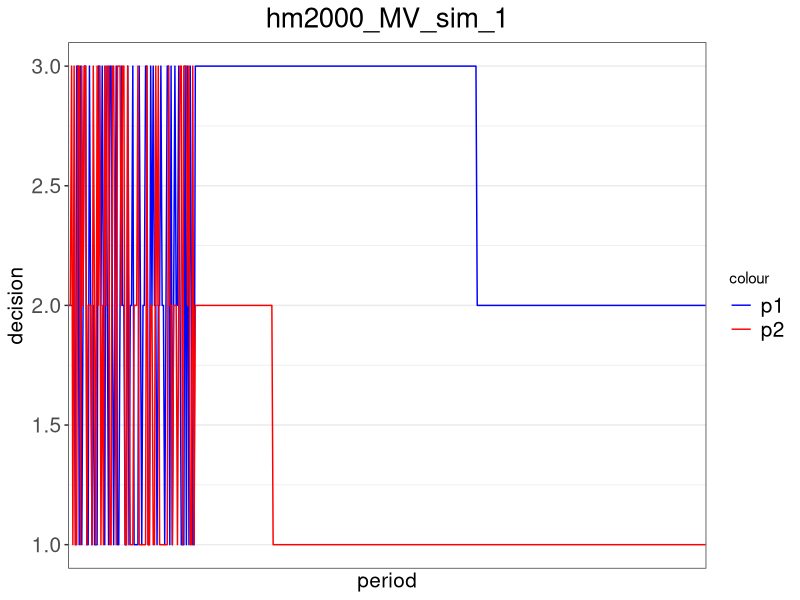
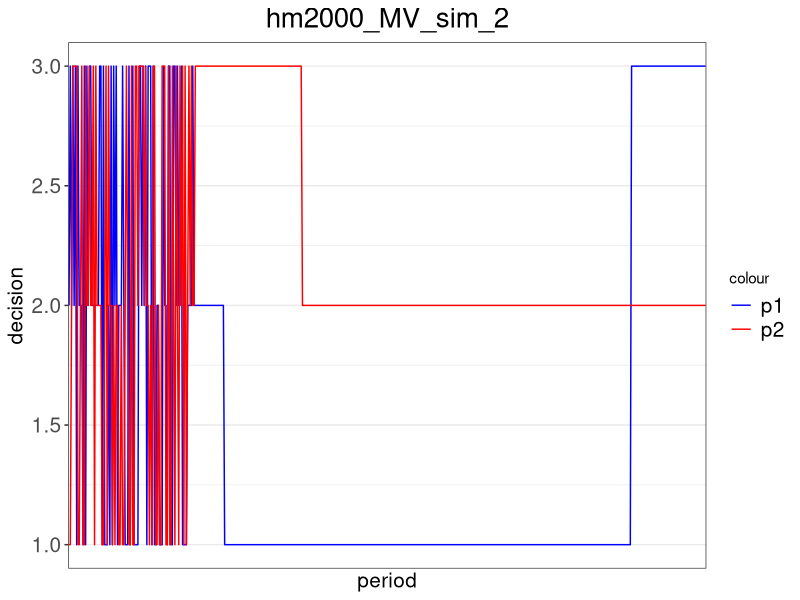
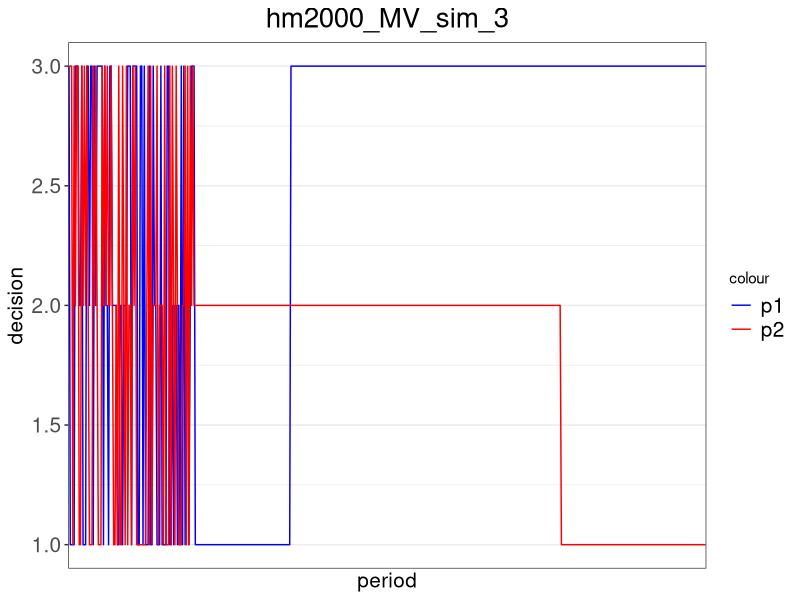
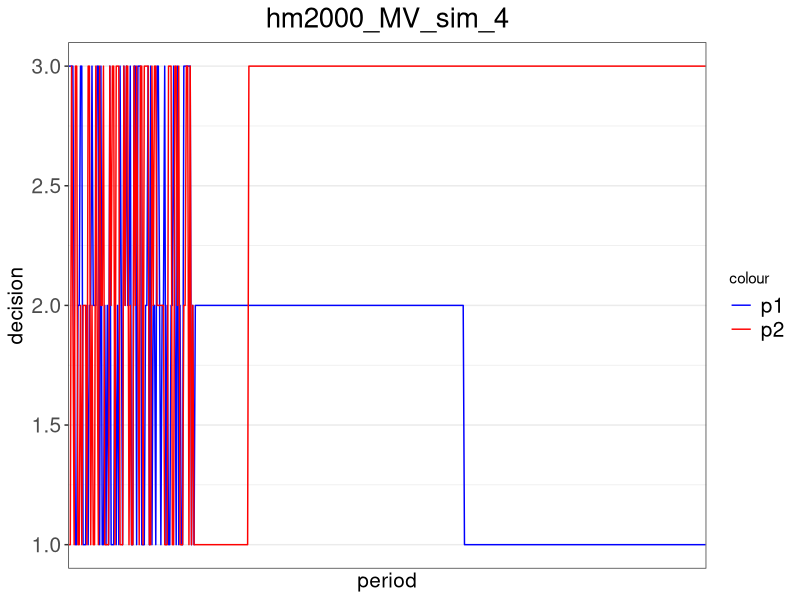
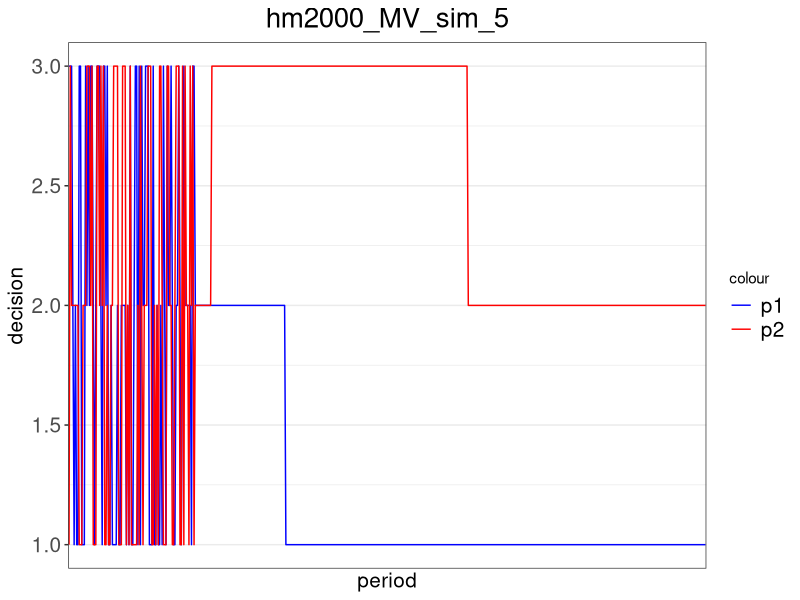
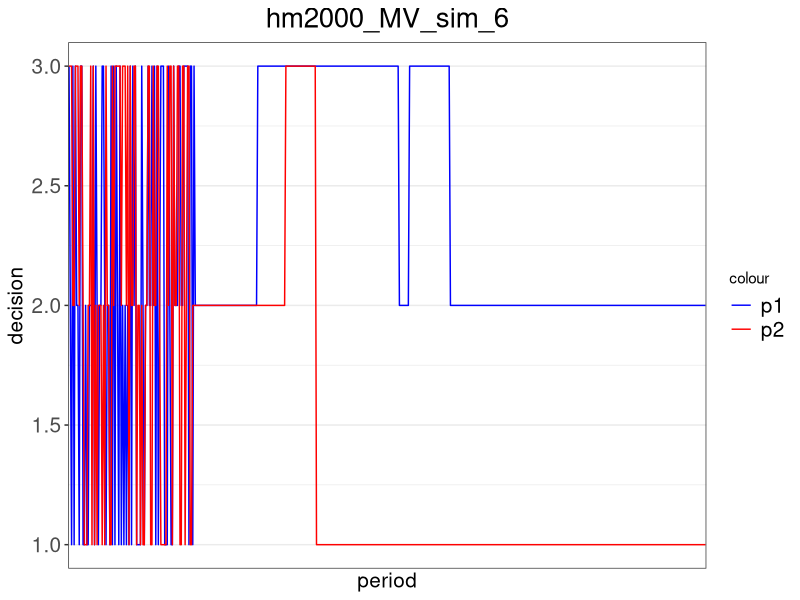
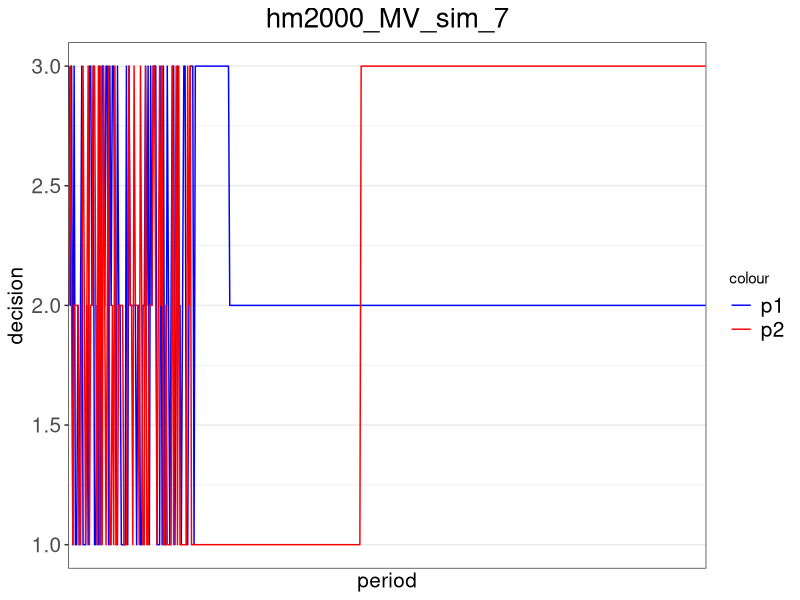
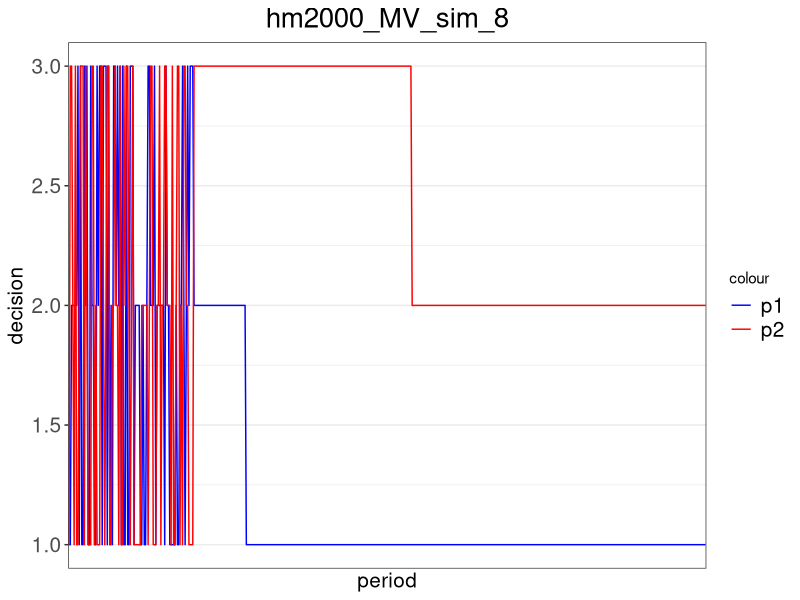

Generate these figures, in order, with R:
##### Packages and Payoff #####
# add package
library(ggplot2)

# set up the payoff matrix
pay_MV = matrix(c(0,200,100,100,0,200,200,100,0),3,3) # payoff matrix 3x3

# build the payoff function (chicken, can be switched to MV)
payoff = function(my_choice, your_choice){
  return(pay_MV[my_choice, your_choice])
}


##### HM2000 (regret1) #####
# build the regret function for action m (m is 1,2,or 3) under HM2000
regret_hm2000 = function(m, iteration, my_history, your_history){
  
  # calculate the length of history
  len_history = iteration - 1
  
  # get my most recent decision
  lastchoice = my_history[len_history]
  
  # create a regret payoff term
  my_regret = rep(0, len_history)
  
  # loop over previous periods to replace the choice with decision 1
  for (i in 1:len_history){
    if (my_history[i] == lastchoice){
      my_regret[i] = payoff(m, your_history[i])
    }
    else{
      my_regret[i] = payoff(my_history[i], your_history[i])
    }
  }
  
  # calculate and return the regret
  return(mean(my_regret))
}


# build the decision function based on the regret function under HM2000
decision_hm2000 = function(mu, iteration, my_history, your_history){
  
  # get my most recent decision
  lastchoice = my_history[iteration-1]
  
  # compute regret for all possible decisions
  regret1 = regret_hm2000(1, iteration, my_history, your_history)
  regret2 = regret_hm2000(2, iteration, my_history, your_history)
  regret3 = regret_hm2000(3, iteration, my_history, your_history)
  
  # calculate the decision when my last choice is 1
  if (lastchoice == 1){
    if (regret1 == max(regret1, regret2, regret3)){return(1)}
    else{
      # switch with a positive probability from 1 to 2 or from 1 to 3
      seed2 = runif(1,0,1)
      prob2 = (regret2-regret1)/mu
      seed3 = runif(1,0,1)
      prob3 = (regret3-regret1)/mu
      if (seed2<=prob2 & seed3>prob3){return(2)}
      else if (seed2>prob2 & seed3<=prob3){return(3)}
      else if (seed2>prob2 & seed3>prob3){return(1)}
      else{
        if (prob2>prob3){return(2)}
        else if (prob2<prob3){return(3)}
        else{return(sample(c(2,3), 1))}
      }
    }
  }
  
  # calculate the decision when my last choice is 2
  if (lastchoice == 2){
    if (regret2 == max(regret1, regret2, regret3)){return(2)}
    else{
      # switch with a positive probability from 2 to 1 or from 2 to 3
      seed1 = runif(1,0,1)
      prob1 = (regret1-regret2)/mu
      seed3 = runif(1,0,1)
      prob3 = (regret3-regret2)/mu
      if (seed1<=prob1 & seed3>prob3){return(1)}
      else if (seed1>prob1 & seed3<=prob3){return(3)}
      else if (seed1>prob1 & seed3>prob3){return(2)}
      else{
        if (prob1>prob3){return(1)}
        else if (prob1<prob3){return(3)}
        else{return(sample(c(1,3), 1))}
      }
    }
  }
  
  # calculate the decision when my last choice is 2
  if (lastchoice == 3){
    if (regret3 == max(regret1, regret2, regret3)){return(3)}
    else{
      # switch with a positive probability from 2 to 1 or from 2 to 3
      seed1 = runif(1,0,1)
      prob1 = (regret1-regret3)/mu
      seed2 = runif(1,0,1)
      prob2 = (regret2-regret3)/mu
      if (seed1<=prob1 & seed2>prob2){return(1)}
      else if (seed1>prob1 & seed2<=prob2){return(2)}
      else if (seed1>prob1 & seed2>prob2){return(3)}
      else{
        if (prob1>prob2){return(1)}
        else if (prob1<prob2){return(2)}
        else{return(sample(c(1,2), 1))}
      }
    }
  }
}


# build the decision function based on logit response
decision_hm2000_logit = function(mu, beta, iteration, my_history, your_history){
  
  # compute regret for all possible decisions
  regret1 = regret_hm2000(1, iteration, my_history, your_history)
  regret2 = regret_hm2000(2, iteration, my_history, your_history)
  regret3 = regret_hm2000(3, iteration, my_history, your_history)
  
  # using logit response to calculate the probability of choosing each strategy
  prob = c(0,0,0)
  prob[1] = exp(beta[1]*regret1)/(exp(beta[1]*regret1) + exp(beta[2]*regret2) + exp(beta[3]*regret3))
  prob[2] = exp(beta[2]*regret2)/(exp(beta[1]*regret1) + exp(beta[2]*regret2) + exp(beta[3]*regret3))
  prob[3] = exp(beta[3]*regret3)/(exp(beta[1]*regret1) + exp(beta[2]*regret2) + exp(beta[3]*regret3))
  
  # randomly determine the decision
  seed = runif(1,0,1)
  if (seed <= prob[1]){return(1)}
  else if (seed > prob[1] & seed <= prob[1]+prob[2]){return(2)}
  else{return(3)}
}


##### Average Historical Payoff (regret2) #####
# build the regret function for action m (m is 1,2,or 3) under HM2000
regret_avgpay = function(m, iteration, my_history, your_history){
  
  # calculate the length of history
  len_history = iteration - 1
  
  # create a regret payoff term
  my_regret = 0
  period = 0
  
  # loop over previous periods to calculate the total historical payoff
  for (i in 1:len_history){
    if (my_history[i] == m){
      my_regret = my_regret + payoff(my_history[i], your_history[i])
      period = period + 1
    }
  }
  
  # return the average historical payoff
  if (period == 0){return(0)}
  else{
    return(my_regret/period)
  }
}


# build the decision function based on the regret function under HM2000
decision_avgpay = function(mu, iteration, my_history, your_history){
  
  # get my most recent decision
  lastchoice = my_history[iteration-1]
  
  # compute regret for all possible decisions
  regret1 = regret_avgpay(1, iteration, my_history, your_history)
  regret2 = regret_avgpay(2, iteration, my_history, your_history)
  regret3 = regret_avgpay(3, iteration, my_history, your_history)
  
  # calculate the decision when my last choice is 1
  if (lastchoice == 1){
    if (regret1 == max(regret1, regret2, regret3)){return(1)}
    else{
      # switch with a positive probability from 1 to 2 or from 1 to 3
      seed2 = runif(1,0,1)
      prob2 = (regret2-regret1)/mu
      seed3 = runif(1,0,1)
      prob3 = (regret3-regret1)/mu
      if (seed2<=prob2 & seed3>prob3){return(2)}
      else if (seed2>prob2 & seed3<=prob3){return(3)}
      else if (seed2>prob2 & seed3>prob3){return(1)}
      else{
        if (prob2>prob3){return(2)}
        else if (prob2<prob3){return(3)}
        else{return(sample(c(2,3), 1))}
      }
    }
  }
  
  # calculate the decision when my last choice is 2
  if (lastchoice == 2){
    if (regret2 == max(regret1, regret2, regret3)){return(2)}
    else{
      # switch with a positive probability from 2 to 1 or from 2 to 3
      seed1 = runif(1,0,1)
      prob1 = (regret1-regret2)/mu
      seed3 = runif(1,0,1)
      prob3 = (regret3-regret2)/mu
      if (seed1<=prob1 & seed3>prob3){return(1)}
      else if (seed1>prob1 & seed3<=prob3){return(3)}
      else if (seed1>prob1 & seed3>prob3){return(2)}
      else{
        if (prob1>prob3){return(1)}
        else if (prob1<prob3){return(3)}
        else{return(sample(c(1,3), 1))}
      }
    }
  }
  
  # calculate the decision when my last choice is 2
  if (lastchoice == 3){
    if (regret3 == max(regret1, regret2, regret3)){return(3)}
    else{
      # switch with a positive probability from 2 to 1 or from 2 to 3
      seed1 = runif(1,0,1)
      prob1 = (regret1-regret3)/mu
      seed2 = runif(1,0,1)
      prob2 = (regret2-regret3)/mu
      if (seed1<=prob1 & seed2>prob2){return(1)}
      else if (seed1>prob1 & seed2<=prob2){return(2)}
      else if (seed1>prob1 & seed2>prob2){return(3)}
      else{
        if (prob1>prob2){return(1)}
        else if (prob1<prob2){return(2)}
        else{return(sample(c(1,2), 1))}
      }
    }
  }
}


# build the decision function based on logit response
decision_avgpay_logit = function(mu, beta, iteration, my_history, your_history){
  
  # compute regret for all possible decisions
  regret1 = regret_avgpay(1, iteration, my_history, your_history)
  regret2 = regret_avgpay(2, iteration, my_history, your_history)
  regret3 = regret_avgpay(3, iteration, my_history, your_history)
  
  # using logit response to calculate the probability of choosing each strategy
  prob = c(0,0,0)
  prob[1] = exp(beta[1]*regret1)/(exp(beta[1]*regret1) + exp(beta[2]*regret2) + exp(beta[3]*regret3))
  prob[2] = exp(beta[2]*regret2)/(exp(beta[1]*regret1) + exp(beta[2]*regret2) + exp(beta[3]*regret3))
  prob[3] = exp(beta[3]*regret3)/(exp(beta[1]*regret1) + exp(beta[2]*regret2) + exp(beta[3]*regret3))
  
  # randomly determine the decision
  seed = runif(1,0,1)
  if (seed <= prob[1]){return(1)}
  else if (seed > prob[1] & seed <= prob[1]+prob[2]){return(2)}
  else{return(3)}
}


##### HM2000 revised (regret3) #####
# build the regret function for action m (m is 1,2,or 3) under HM2000 revised algorithm
regret_hm2000r = function(m, iteration, my_history, your_history){
  
  # calculate the length of history
  len_history = iteration - 1
  
  # get my most recent decision
  lastchoice = my_history[len_history]
  
  # create a regret payoff term
  my_regret = 0
  period = 0
  
  # loop over previous periods to replace the choice with decision 1
  for (i in 1:len_history){
    if (my_history[i] == lastchoice){
      my_regret = my_regret + payoff(m, your_history[i])
      period = period + 1
    }
  }
  
  # calculate and return the regret
  return(my_regret/period)
}


# build the decision function based on the regret function under HM2000 revised algorithm
decision_hm2000r = function(mu, iteration, my_history, your_history){
  
  # get my most recent decision
  lastchoice = my_history[iteration-1]
  
  # compute regret for all possible decisions
  regret1 = regret_hm2000r(1, iteration, my_history, your_history)
  regret2 = regret_hm2000r(2, iteration, my_history, your_history)
  regret3 = regret_hm2000r(3, iteration, my_history, your_history)
  
  # calculate the decision when my last choice is 1
  if (lastchoice == 1){
    if (regret1 == max(regret1, regret2, regret3)){return(1)}
    else{
      # switch with a positive probability from 1 to 2 or from 1 to 3
      seed2 = runif(1,0,1)
      prob2 = (regret2-regret1)/mu
      seed3 = runif(1,0,1)
      prob3 = (regret3-regret1)/mu
      if (seed2<=prob2 & seed3>prob3){return(2)}
      else if (seed2>prob2 & seed3<=prob3){return(3)}
      else if (seed2>prob2 & seed3>prob3){return(1)}
      else{
        if (prob2>prob3){return(2)}
        else if (prob2<prob3){return(3)}
        else{return(sample(c(2,3), 1))}
      }
    }
  }
  
  # calculate the decision when my last choice is 2
  if (lastchoice == 2){
    if (regret2 == max(regret1, regret2, regret3)){return(2)}
    else{
      # switch with a positive probability from 2 to 1 or from 2 to 3
      seed1 = runif(1,0,1)
      prob1 = (regret1-regret2)/mu
      seed3 = runif(1,0,1)
      prob3 = (regret3-regret2)/mu
      if (seed1<=prob1 & seed3>prob3){return(1)}
      else if (seed1>prob1 & seed3<=prob3){return(3)}
      else if (seed1>prob1 & seed3>prob3){return(2)}
      else{
        if (prob1>prob3){return(1)}
        else if (prob1<prob3){return(3)}
        else{return(sample(c(1,3), 1))}
      }
    }
  }
  
  # calculate the decision when my last choice is 2
  if (lastchoice == 3){
    if (regret3 == max(regret1, regret2, regret3)){return(3)}
    else{
      # switch with a positive probability from 2 to 1 or from 2 to 3
      seed1 = runif(1,0,1)
      prob1 = (regret1-regret3)/mu
      seed2 = runif(1,0,1)
      prob2 = (regret2-regret3)/mu
      if (seed1<=prob1 & seed2>prob2){return(1)}
      else if (seed1>prob1 & seed2<=prob2){return(2)}
      else if (seed1>prob1 & seed2>prob2){return(3)}
      else{
        if (prob1>prob2){return(1)}
        else if (prob1<prob2){return(2)}
        else{return(sample(c(1,2), 1))}
      }
    }
  }
}


# build the decision function based on logit response
decision_hm2000r_logit = function(mu, beta, iteration, my_history, your_history){
  
  # compute regret for all possible decisions
  regret1 = regret_hm2000r(1, iteration, my_history, your_history)
  regret2 = regret_hm2000r(2, iteration, my_history, your_history)
  regret3 = regret_hm2000r(3, iteration, my_history, your_history)
  
  # using logit response to calculate the probability of choosing each strategy
  prob = c(0,0,0)
  prob[1] = exp(beta[1]*regret1)/(exp(beta[1]*regret1) + exp(beta[2]*regret2) + exp(beta[3]*regret3))
  prob[2] = exp(beta[2]*regret2)/(exp(beta[1]*regret1) + exp(beta[2]*regret2) + exp(beta[3]*regret3))
  prob[3] = exp(beta[3]*regret3)/(exp(beta[1]*regret1) + exp(beta[2]*regret2) + exp(beta[3]*regret3))
  
  # randomly determine the decision
  seed = runif(1,0,1)
  if (seed <= prob[1]){return(1)}
  else if (seed > prob[1] & seed <= prob[1]+prob[2]){return(2)}
  else{return(3)}
}


##### Simulation Output #####
# set up the parameters for the simulation
mu = 1000 # HM2000 probability parameter
n = 500 # number of periods in each simulation
sim = 20 # number of simulations
experiment = 100 # number of experimentation periods where players randomly make decisions

# set up the joint density matrix
joint_density = matrix(c(0,0,0,0,0,0,0,0,0),3,3)

# run the simulations
for (s in 1:sim){
  
  # set up the vectors for choices and game parameters
  history_p1 = rep(0, n)
  history_p2 = rep(0, n)
  
  # calculate the experimentation periods with random starting decisions
  history_p1[1:experiment] = sample(1:3, experiment, replace = TRUE)
  history_p2[1:experiment] = sample(1:3, experiment, replace = TRUE)
  
  # calculate the rest of the decisions to n periods
  for (i in (experiment+1):n){
    history_p1[i] = decision_hm2000(mu, i, history_p1, history_p2)
    history_p2[i] = decision_hm2000(mu, i, history_p2, history_p1)
    
    # update the joint density matrix
    if (history_p1[i]==1 & history_p2[i]==1){joint_density[1,1]=joint_density[1,1]+1}
    else if (history_p1[i]==1 & history_p2[i]==2){joint_density[1,2]=joint_density[1,2]+1}
    else if (history_p1[i]==1 & history_p2[i]==3){joint_density[1,3]=joint_density[1,3]+1}
    else if (history_p1[i]==2 & history_p2[i]==1){joint_density[2,1]=joint_density[2,1]+1}
    else if (history_p1[i]==2 & history_p2[i]==2){joint_density[2,2]=joint_density[2,2]+1}
    else if (history_p1[i]==2 & history_p2[i]==3){joint_density[2,3]=joint_density[2,3]+1}
    else if (history_p1[i]==3 & history_p2[i]==1){joint_density[3,1]=joint_density[3,1]+1}
    else if (history_p1[i]==3 & history_p2[i]==2){joint_density[3,2]=joint_density[3,2]+1}
    else{joint_density[3,3]=joint_density[3,3]+1}
  }
  
  # create the dataset for figures
  df = data.frame(
    p1_choice = history_p1,
    p2_choice = history_p2,
    period = 1:n
  )
  
  # graph the decision making
  title = paste('hm2000', 'MV', 'sim', as.character(s), sep = '_')
  file = paste("D:/Dropbox/Working Papers/Correlated Equilibrium/data/simulations/", title, sep = "")
  file = paste(file, ".png", sep = "")
  png(file, width = 600, height = 200)
  
  pic = ggplot(data = df) +
    geom_line(aes(x=period, y=p1_choice, colour='blue')) +
    geom_line(aes(x=period, y=p2_choice, colour='red')) +
    scale_x_discrete(name='period', waiver()) +
    scale_y_continuous(name='decision', limits=c(1,3)) +
    ggtitle(title) + 
    theme_bw() + 
    scale_colour_manual(values=c('blue', 'red'), labels=c('p1', 'p2')) +
    theme(plot.title = element_text(hjust = 0.5, size = 20), legend.text = element_text(size = 15),
          axis.title.x = element_text(size = 15), axis.title.y = element_text(size = 15),
          axis.text.x = element_text(size = 15), axis.text.y = element_text(size = 15))
  
  print(pic)
  dev.off()
}

# normalize the joint density matrix
joint_density = round(joint_density/sum(joint_density), 3)
joint_density

